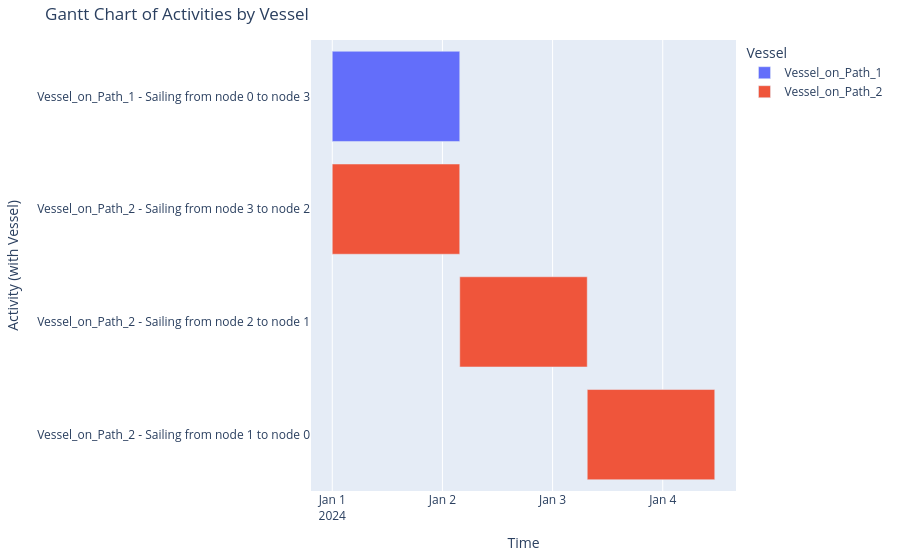

Here is the notebook cell this chart was saved with:
### Code cell
# create a Gantt chart from the eventtable

# add vessel name to activity label
eventtable['activity label'] = eventtable['object name'] + ' - ' + eventtable['activity name']

# create the Gantt chart
fig = px.timeline(
    eventtable,
    x_start="start time",
    x_end="stop time",
    y="activity label",
    color="object name",
    title="Gantt Chart of Activities by Vessel"
)

# reverse the Y-axis to match Gantt chart style
fig.update_yaxes(autorange="reversed")

# customize layout
fig.update_layout(
    xaxis_title="Time",
    yaxis_title="Activity (with Vessel)",
    legend_title="Vessel",
    margin=dict(l=20, r=20, t=40, b=20)
)

# show the chart
fig.show()

### Figure 1 — Plotly figure (JSON) as saved in the notebook; plotly's stock layout.template omitted (floating-point values rounded to 4 significant figures)
{"data": [{"base": ["2024-01-01T00:00:00.000000000"], "hovertemplate": "object name=Vessel_on_Path_1<br>start time=%{base}<br>stop time=%{x}<br>activity label=%{y}<extra></extra>", "legendgroup": "Vessel_on_Path_1", "marker": {"color": "#636efa", "pattern": {"shape": ""}}, "name": "Vessel_on_Path_1", "orientation": "h", "showlegend": true, "textposition": "auto", "type": "bar", "x": [100000000], "xaxis": "x", "y": ["Vessel_on_Path_1 - Sailing from node 0 to node 3"], "yaxis": "y"}, {"base": ["2024-01-01T00:00:00.000000000", "2024-01-02T03:46:27.626318000", "2024-01-03T07:33:07.626318000"], "hovertemplate": "object name=Vessel_on_Path_2<br>start time=%{base}<br>stop time=%{x}<br>activity label=%{y}<extra></extra>", "legendgroup": "Vessel_on_Path_2", "marker": {"color": "#EF553B", "pattern": {"shape": ""}}, "name": "Vessel_on_Path_2", "orientation": "h", "showlegend": true, "textposition": "auto", "type": "bar", "x": [99987626, 100000000, 100000000], "xaxis": "x", "y": ["Vessel_on_Path_2 - Sailing from node 3 to node 2", "Vessel_on_Path_2 - Sailing from node 2 to node 1", "Vessel_on_Path_2 - Sailing from node 1 to node 0"], "yaxis": "y"}], "layout": {"barmode": "overlay", "legend": {"title": {"text": "Vessel"}, "tracegroupgap": 0}, "margin": {"b": 20, "l": 20, "r": 20, "t": 40}, "title": {"text": "Gantt Chart of Activities by Vessel"}, "xaxis": {"anchor": "y", "domain": [0, 1], "title": {"text": "Time"}, "type": "date"}, "yaxis": {"anchor": "x", "autorange": "reversed", "domain": [0, 1], "title": {"text": "Activity (with Vessel)"}}}}
